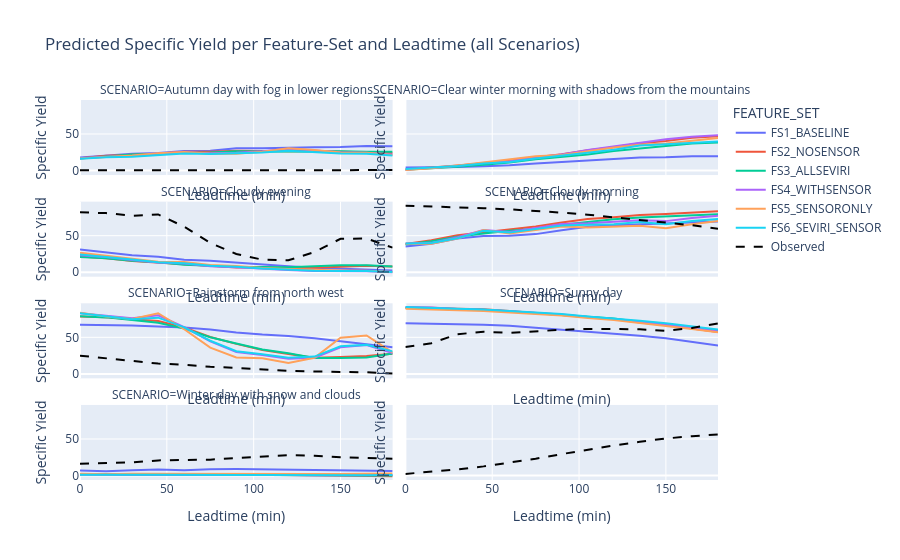
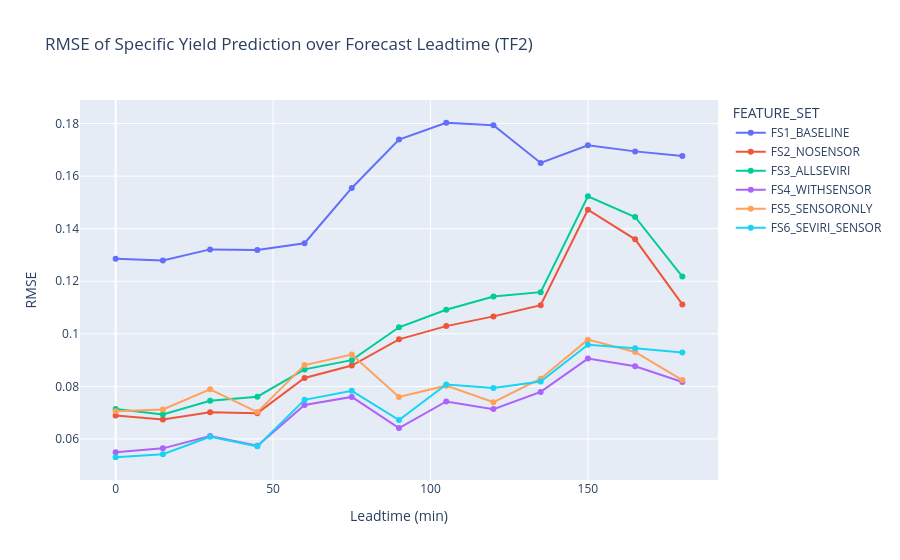
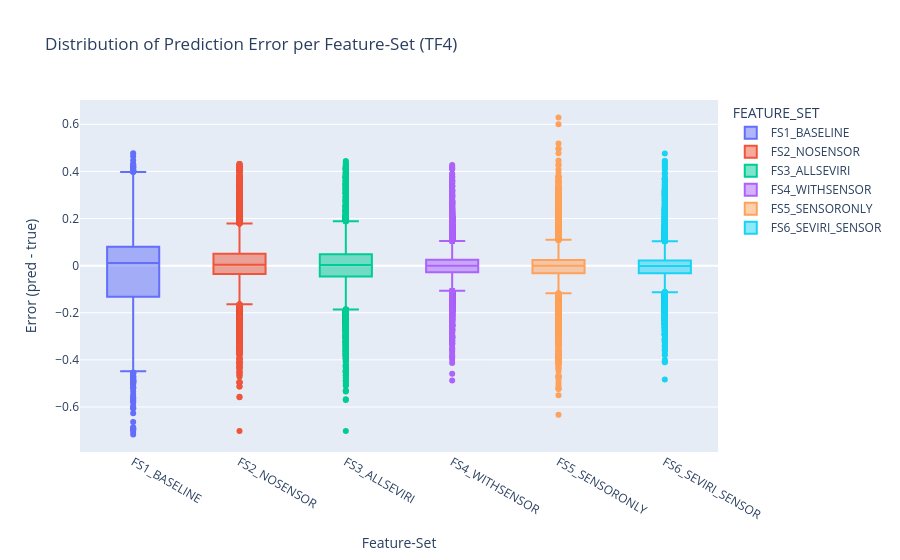

The cell these charts' notebook holds for them, in order:
### Markdown cell above
### Diagrams

### Code cell
# group per scenario / feature-set / leadtime -> sum over all PV feeders
df_grouped = df_all.groupby(["SCENARIO", "FEATURE_SET", "LEADTIME_MIN"])[["SPECIFIC_YIELD", "SPECIFIC_YIELD_PREDICTION"]].sum().reset_index()

fig = px.line(df_grouped, x="LEADTIME_MIN", y="SPECIFIC_YIELD_PREDICTION", color="FEATURE_SET",
               facet_col="SCENARIO", facet_col_wrap=2,
               title="Predicted Specific Yield per Feature-Set and Leadtime (all Scenarios)")

# observed/true values as a dashed black reference line per facet
# loop trough scenarios because px does not support mixing two y-columns easily)
scenarios = df_grouped["SCENARIO"].unique()
for i, scen in enumerate(scenarios):
    obs = df_grouped[(df_grouped["SCENARIO"] == scen) & (df_grouped["FEATURE_SET"] == df_grouped["FEATURE_SET"].iloc[0])]
    fig.add_scatter(x=obs["LEADTIME_MIN"], y=obs["SPECIFIC_YIELD"], mode="lines",
                     name="Observed" if i == 0 else None, showlegend=(i == 0),
                     line=dict(color="black", dash="dash"),
                     row=(i // 2) + 1, col=(i % 2) + 1)

fig.update_yaxes(title_text="Specific Yield")
fig.update_xaxes(title_text="Leadtime (min)")
fig.show()
fig.write_html(result_path + "/prediction_timeseries_all_scenarios.html")  # keep interactive version as result

# Diagram: for research question TF2 - error vs leadtime per feature-set

def calc_rmse(group):
    return np.sqrt(np.mean((group["SPECIFIC_YIELD"] - group["SPECIFIC_YIELD_PREDICTION"])**2))

rmse_per_leadtime = df_all.groupby(["FEATURE_SET", "LEADTIME_MIN"]).apply(calc_rmse).reset_index(name="RMSE")

fig2 = px.line(rmse_per_leadtime, x="LEADTIME_MIN", y="RMSE", color="FEATURE_SET",
                title="RMSE of Specific Yield Prediction over Forecast Leadtime (TF2)",
                markers=True)
fig2.update_xaxes(title_text="Leadtime (min)")
fig2.update_yaxes(title_text="RMSE")
fig2.show()
fig2.write_html(result_path + "/prediction_timeseries_error_vs_leadtime_per_feature-set.html")  # keep interactive version as result

# %% [markdown]
# ### NEW: Diagram for research question TF4 - feature-set comparison (boxplot of errors)
# quick overview which feature-set has the lowest spread of errors across all scenarios

# %%
fig3 = px.box(df_all, x="FEATURE_SET", y="SPECIFIC_YIELD_ERROR", color="FEATURE_SET",
               title="Distribution of Prediction Error per Feature-Set (TF4)")
fig3.update_xaxes(title_text="Feature-Set")
fig3.update_yaxes(title_text="Error (pred - true)")
fig3.show()
fig3.write_html(result_path + "/prediction_timeseries_feature-set_comparison.html")  # keep interactive version as result

# save the big result dataframe for further analysis / thesis appendix
df_all.to_csv(result_path + "/prediction_results_all_scenarios_featuresets.csv", index=False)

### Figure 1 — Plotly figure (JSON) as saved in the notebook; plotly's stock layout.template omitted (floating-point values rounded to 4 significant figures)
{"data": [{"hovertemplate": "FEATURE_SET=FS1_BASELINE<br>SCENARIO=Autumn day with fog in lower regions<br>LEADTIME_MIN=%{x}<br>SPECIFIC_YIELD_PREDICTION=%{y}<extra></extra>", "legendgroup": "FS1_BASELINE", "line": {"color": "#636efa", "dash": "solid"}, "marker": {"symbol": "circle"}, "mode": "lines", "name": "FS1_BASELINE", "orientation": "v", "showlegend": true, "type": "scatter", "x": [0, 15, 30, 45, 60, 75, 90, 105, 120, 135, 150, 165, 180], "xaxis": "x7", "y": [17.82, 20.16, 22.87, 24.13, 26.64, 27.17, 30.44, 30.55, 30.74, 31.89, 32.16, 33.62, 33.25], "yaxis": "y7"}, {"hovertemplate": "FEATURE_SET=FS1_BASELINE<br>SCENARIO=Clear winter morning with shadows from the mountains<br>LEADTIME_MIN=%{x}<br>SPECIFIC_YIELD_PREDICTION=%{y}<extra></extra>", "legendgroup": "FS1_BASELINE", "line": {"color": "#636efa", "dash": "solid"}, "marker": {"symbol": "circle"}, "mode": "lines", "name": "FS1_BASELINE", "orientation": "v", "showlegend": false, "type": "scatter", "x": [0, 15, 30, 45, 60, 75, 90, 105, 120, 135, 150, 165, 180], "xaxis": "x8", "y": [4.203, 4.237, 5.039, 5.912, 7.146, 9.592, 11.93, 13.61, 15.75, 17.96, 18.38, 19.63, 19.76], "yaxis": "y8"}, {"hovertemplate": "FEATURE_SET=FS1_BASELINE<br>SCENARIO=Cloudy evening<br>LEADTIME_MIN=%{x}<br>SPECIFIC_YIELD_PREDICTION=%{y}<extra></extra>", "legendgroup": "FS1_BASELINE", "line": {"color": "#636efa", "dash": "solid"}, "marker": {"symbol": "circle"}, "mode": "lines", "name": "FS1_BASELINE", "orientation": "v", "showlegend": false, "type": "scatter", "x": [0, 15, 30, 45, 60, 75, 90, 105, 120, 135, 150, 165, 180], "xaxis": "x5", "y": [31.2, 26.96, 23.4, 21.25, 17.02, 15.66, 12.96, 10.22, 8.357, 6.171, 4.877, 3.768, 2.507], "yaxis": "y5"}, {"hovertemplate": "FEATURE_SET=FS1_BASELINE<br>SCENARIO=Cloudy morning<br>LEADTIME_MIN=%{x}<br>SPECIFIC_YIELD_PREDICTION=%{y}<extra></extra>", "legendgroup": "FS1_BASELINE", "line": {"color": "#636efa", "dash": "solid"}, "marker": {"symbol": "circle"}, "mode": "lines", "name": "FS1_BASELINE", "orientation": "v", "showlegend": false, "type": "scatter", "x": [0, 15, 30, 45, 60, 75, 90, 105, 120, 135, 150, 165, 180], "xaxis": "x6", "y": [35.21, 38.83, 46.02, 49.44, 49.98, 52.14, 57.43, 62.33, 64.28, 65.64, 66.55, 68.01, 69.29], "yaxis": "y6"}, {"hovertemplate": "FEATURE_SET=FS1_BASELINE<br>SCENARIO=Rainstorm from north west<br>LEADTIME_MIN=%{x}<br>SPECIFIC_YIELD_PREDICTION=%{y}<extra></extra>", "legendgroup": "FS1_BASELINE", "line": {"color": "#636efa", "dash": "solid"}, "marker": {"symbol": "circle"}, "mode": "lines", "name": "FS1_BASELINE", "orientation": "v", "showlegend": false, "type": "scatter", "x": [0, 15, 30, 45, 60, 75, 90, 105, 120, 135, 150, 165, 180], "xaxis": "x3", "y": [67.12, 66.76, 66.05, 64.81, 63.28, 60.68, 56.62, 53.73, 51.98, 48.63, 44.57, 40.59, 36.4], "yaxis": "y3"}, {"hovertemplate": "FEATURE_SET=FS1_BASELINE<br>SCENARIO=Sunny day<br>LEADTIME_MIN=%{x}<br>SPECIFIC_YIELD_PREDICTION=%{y}<extra></extra>", "legendgroup": "FS1_BASELINE", "line": {"color": "#636efa", "dash": "solid"}, "marker": {"symbol": "circle"}, "mode": "lines", "name": "FS1_BASELINE", "orientation": "v", "showlegend": false, "type": "scatter", "x": [0, 15, 30, 45, 60, 75, 90, 105, 120, 135, 150, 165, 180], "xaxis": "x4", "y": [69.34, 68.99, 68.28, 67.28, 65.75, 63.19, 60.59, 57.14, 55.45, 52.1, 48.89, 44.01, 38.87], "yaxis": "y4"}, {"hovertemplate": "FEATURE_SET=FS1_BASELINE<br>SCENARIO=Winter day with snow and clouds<br>LEADTIME_MIN=%{x}<br>SPECIFIC_YIELD_PREDICTION=%{y}<extra></extra>", "legendgroup": "FS1_BASELINE", "line": {"color": "#636efa", "dash": "solid"}, "marker": {"symbol": "circle"}, "mode": "lines", "name": "FS1_BASELINE", "orientation": "v", "showlegend": false, "type": "scatter", "x": [0, 15, 30, 45, 60, 75, 90, 105, 120, 135, 150, 165, 180], "xaxis": "x", "y": [6.891, 6.03, 7.228, 8.114, 7.32, 8.708, 8.859, 8.526, 7.846, 6.984, 6.779, 6.519, 6.155], "yaxis": "y"}, {"hovertemplate": "FEATURE_SET=FS2_NOSENSOR<br>SCENARIO=Autumn day with fog in lower regions<br>LEADTIME_MIN=%{x}<br>SPECIFIC_YIELD_PREDICTION=%{y}<extra></extra>", "legendgroup": "FS2_NOSENSOR", "line": {"color": "#EF553B", "dash": "solid"}, "marker": {"symbol": "circle"}, "mode": "lines", "name": "FS2_NOSENSOR", "orientation": "v", "showlegend": true, "type": "scatter", "x": [0, 15, 30, 45, 60, 75, 90, 105, 120, 135, 150, 165, 180], "xaxis": "x7", "y": [16.96, 20.47, 21.55, 23.1, 25.78, 25.64, 27.17, 26.51, 26.53, 26.86, 25.85, 24.88, 24.18], "yaxis": "y7"}, {"hovertemplate": "FEATURE_SET=FS2_NOSENSOR<br>SCENARIO=Clear winter morning with shadows from the mountains<br>LEADTIME_MIN=%{x}<br>SPECIFIC_YIELD_PREDICTION=%{y}<extra></extra>", "legendgroup": "FS2_NOSENSOR", "line": {"color": "#EF553B", "dash": "solid"}, "marker": {"symbol": "circle"}, "mode": "lines", "name": "FS2_NOSENSOR", "orientation": "v", "showlegend": false, "type": "scatter", "x": [0, 15, 30, 45, 60, 75, 90, 105, 120, 135, 150, 165, 180], "xaxis": "x8", "y": [1.552, 3.959, 6.963, 10.13, 13.71, 18.18, 22.28, 27.86, 31.8, 37.5, 40.58, 44.76, 46.97], "yaxis": "y8"}, {"hovertemplate": "FEATURE_SET=FS2_NOSENSOR<br>SCENARIO=Cloudy evening<br>LEADTIME_MIN=%{x}<br>SPECIFIC_YIELD_PREDICTION=%{y}<extra></extra>", "legendgroup": "FS2_NOSENSOR", "line": {"color": "#EF553B", "dash": "solid"}, "marker": {"symbol": "circle"}, "mode": "lines", "name": "FS2_NOSENSOR", "orientation": "v", "showlegend": false, "type": "scatter", "x": [0, 15, 30, 45, 60, 75, 90, 105, 120, 135, 150, 165, 180], "xaxis": "x5", "y": [21.51, 19.19, 15.39, 13.23, 10.29, 8.288, 6.473, 6.601, 5.382, 6.072, 7.184, 8.991, 7.842], "yaxis": "y5"}, {"hovertemplate": "FEATURE_SET=FS2_NOSENSOR<br>SCENARIO=Cloudy morning<br>LEADTIME_MIN=%{x}<br>SPECIFIC_YIELD_PREDICTION=%{y}<extra></extra>", "legendgroup": "FS2_NOSENSOR", "line": {"color": "#EF553B", "dash": "solid"}, "marker": {"symbol": "circle"}, "mode": "lines", "name": "FS2_NOSENSOR", "orientation": "v", "showlegend": false, "type": "scatter", "x": [0, 15, 30, 45, 60, 75, 90, 105, 120, 135, 150, 165, 180], "xaxis": "x6", "y": [38.55, 43.78, 50.73, 54.94, 58.83, 62.46, 67.87, 72.65, 75.31, 78.18, 79.67, 81.9, 83.29], "yaxis": "y6"}, {"hovertemplate": "FEATURE_SET=FS2_NOSENSOR<br>SCENARIO=Rainstorm from north west<br>LEADTIME_MIN=%{x}<br>SPECIFIC_YIELD_PREDICTION=%{y}<extra></extra>", "legendgroup": "FS2_NOSENSOR", "line": {"color": "#EF553B", "dash": "solid"}, "marker": {"symbol": "circle"}, "mode": "lines", "name": "FS2_NOSENSOR", "orientation": "v", "showlegend": false, "type": "scatter", "x": [0, 15, 30, 45, 60, 75, 90, 105, 120, 135, 150, 165, 180], "xaxis": "x3", "y": [78.5, 77.53, 74.84, 72.28, 63.47, 50.37, 41.07, 32.67, 27.36, 22.22, 22.96, 24.31, 27.46], "yaxis": "y3"}, {"hovertemplate": "FEATURE_SET=FS2_NOSENSOR<br>SCENARIO=Sunny day<br>LEADTIME_MIN=%{x}<br>SPECIFIC_YIELD_PREDICTION=%{y}<extra></extra>", "legendgroup": "FS2_NOSENSOR", "line": {"color": "#EF553B", "dash": "solid"}, "marker": {"symbol": "circle"}, "mode": "lines", "name": "FS2_NOSENSOR", "orientation": "v", "showlegend": false, "type": "scatter", "x": [0, 15, 30, 45, 60, 75, 90, 105, 120, 135, 150, 165, 180], "xaxis": "x4", "y": [90.53, 90.46, 89.25, 88.25, 86.1, 83.31, 81.29, 78.16, 75.12, 70.41, 66.9, 62.08, 57.32], "yaxis": "y4"}, {"hovertemplate": "FEATURE_SET=FS2_NOSENSOR<br>SCENARIO=Winter day with snow and clouds<br>LEADTIME_MIN=%{x}<br>SPECIFIC_YIELD_PREDICTION=%{y}<extra></extra>", "legendgroup": "FS2_NOSENSOR", "line": {"color": "#EF553B", "dash": "solid"}, "marker": {"symbol": "circle"}, "mode": "lines", "name": "FS2_NOSENSOR", "orientation": "v", "showlegend": false, "type": "scatter", "x": [0, 15, 30, 45, 60, 75, 90, 105, 120, 135, 150, 165, 180], "xaxis": "x", "y": [1.801, 1.561, 1.668, 1.719, 1.591, 1.843, 1.348, 0.9831, 0.3932, 0.1078, -0.3039, -0.7719, -0.9603], "yaxis": "y"}, {"hovertemplate": "FEATURE_SET=FS3_ALLSEVIRI<br>SCENARIO=Autumn day with fog in lower regions<br>LEADTIME_MIN=%{x}<br>SPECIFIC_YIELD_PREDICTION=%{y}<extra></extra>", "legendgroup": "FS3_ALLSEVIRI", "line": {"color": "#00cc96", "dash": "solid"}, "marker": {"symbol": "circle"}, "mode": "lines", "name": "FS3_ALLSEVIRI", "orientation": "v", "showlegend": true, "type": "scatter", "x": [0, 15, 30, 45, 60, 75, 90, 105, 120, 135, 150, 165, 180], "xaxis": "x7", "y": [16.66, 19.54, 21.85, 22.72, 24.49, 24.79, 26.28, 25.99, 26.28, 27.1, 26.6, 25.73, 25.61], "yaxis": "y7"}, {"hovertemplate": "FEATURE_SET=FS3_ALLSEVIRI<br>SCENARIO=Clear winter morning with shadows from the mountains<br>LEADTIME_MIN=%{x}<br>SPECIFIC_YIELD_PREDICTION=%{y}<extra></extra>", "legendgroup": "FS3_ALLSEVIRI", "line": {"color": "#00cc96", "dash": "solid"}, "marker": {"symbol": "circle"}, "mode": "lines", "name": "FS3_ALLSEVIRI", "orientation": "v", "showlegend": false, "type": "scatter", "x": [0, 15, 30, 45, 60, 75, 90, 105, 120, 135, 150, 165, 180], "xaxis": "x8", "y": [1.325, 3.07, 5.295, 7.916, 11.11, 15.4, 18.8, 22.05, 26.85, 30.44, 33.13, 36.89, 38.34], "yaxis": "y8"}, {"hovertemplate": "FEATURE_SET=FS3_ALLSEVIRI<br>SCENARIO=Cloudy evening<br>LEADTIME_MIN=%{x}<br>SPECIFIC_YIELD_PREDICTION=%{y}<extra></extra>", "legendgroup": "FS3_ALLSEVIRI", "line": {"color": "#00cc96", "dash": "solid"}, "marker": {"symbol": "circle"}, "mode": "lines", "name": "FS3_ALLSEVIRI", "orientation": "v", "showlegend": false, "type": "scatter", "x": [0, 15, 30, 45, 60, 75, 90, 105, 120, 135, 150, 165, 180], "xaxis": "x5", "y": [20.91, 19.06, 15.87, 13.82, 10.3, 8.635, 7.39, 7.08, 6.92, 8.291, 9.661, 9.563, 7.94], "yaxis": "y5"}, {"hovertemplate": "FEATURE_SET=FS3_ALLSEVIRI<br>SCENARIO=Cloudy morning<br>LEADTIME_MIN=%{x}<br>SPECIFIC_YIELD_PREDICTION=%{y}<extra></extra>", "legendgroup": "FS3_ALLSEVIRI", "line": {"color": "#00cc96", "dash": "solid"}, "marker": {"symbol": "circle"}, "mode": "lines", "name": "FS3_ALLSEVIRI", "orientation": "v", "showlegend": false, "type": "scatter", "x": [0, 15, 30, 45, 60, 75, 90, 105, 120, 135, 150, 165, 180], "xaxis": "x6", "y": [37.89, 42.41, 48.43, 53.06, 56.6, 59.58, 65.11, 68.95, 72.46, 74.75, 76.08, 78.02, 79.29], "yaxis": "y6"}, {"hovertemplate": "FEATURE_SET=FS3_ALLSEVIRI<br>SCENARIO=Rainstorm from north west<br>LEADTIME_MIN=%{x}<br>SPECIFIC_YIELD_PREDICTION=%{y}<extra></extra>", "legendgroup": "FS3_ALLSEVIRI", "line": {"color": "#00cc96", "dash": "solid"}, "marker": {"symbol": "circle"}, "mode": "lines", "name": "FS3_ALLSEVIRI", "orientation": "v", "showlegend": false, "type": "scatter", "x": [0, 15, 30, 45, 60, 75, 90, 105, 120, 135, 150, 165, 180], "xaxis": "x3", "y": [78.83, 77.29, 73.6, 70.07, 61.89, 50.23, 41.69, 33.33, 28.37, 21.71, 21.77, 22.31, 27.89], "yaxis": "y3"}, {"hovertemplate": "FEATURE_SET=FS3_ALLSEVIRI<br>SCENARIO=Sunny day<br>LEADTIME_MIN=%{x}<br>SPECIFIC_YIELD_PREDICTION=%{y}<extra></extra>", "legendgroup": "FS3_ALLSEVIRI", "line": {"color": "#00cc96", "dash": "solid"}, "marker": {"symbol": "circle"}, "mode": "lines", "name": "FS3_ALLSEVIRI", "orientation": "v", "showlegend": false, "type": "scatter", "x": [0, 15, 30, 45, 60, 75, 90, 105, 120, 135, 150, 165, 180], "xaxis": "x4", "y": [89.96, 89.83, 88.79, 87.82, 85.58, 83.3, 81.1, 78.11, 75.62, 71.02, 67.22, 62.97, 58.49], "yaxis": "y4"}, {"hovertemplate": "FEATURE_SET=FS3_ALLSEVIRI<br>SCENARIO=Winter day with snow and clouds<br>LEADTIME_MIN=%{x}<br>SPECIFIC_YIELD_PREDICTION=%{y}<extra></extra>", "legendgroup": "FS3_ALLSEVIRI", "line": {"color": "#00cc96", "dash": "solid"}, "marker": {"symbol": "circle"}, "mode": "lines", "name": "FS3_ALLSEVIRI", "orientation": "v", "showlegend": false, "type": "scatter", "x": [0, 15, 30, 45, 60, 75, 90, 105, 120, 135, 150, 165, 180], "xaxis": "x", "y": [1.766, 1.622, 1.837, 1.736, 1.586, 1.734, 1.357, 0.9993, 0.409, 0.187, 0.003097, -0.115, 0.005594], "yaxis": "y"}, {"hovertemplate": "FEATURE_SET=FS4_WITHSENSOR<br>SCENARIO=Autumn day with fog in lower regions<br>LEADTIME_MIN=%{x}<br>SPECIFIC_YIELD_PREDICTION=%{y}<extra></extra>", "legendgroup": "FS4_WITHSENSOR", "line": {"color": "#ab63fa", "dash": "solid"}, "marker": {"symbol": "circle"}, "mode": "lines", "name": "FS4_WITHSENSOR", "orientation": "v", "showlegend": true, "type": "scatter", "x": [0, 15, 30, 45, 60, 75, 90, 105, 120, 135, 150, 165, 180], "xaxis": "x7", "y": [16.8, 18.84, 19.79, 23.32, 25.24, 23.8, 24.29, 26.37, 29.78, 27.36, 25.01, 24.3, 22.09], "yaxis": "y7"}, {"hovertemplate": "FEATURE_SET=FS4_WITHSENSOR<br>SCENARIO=Clear winter morning with shadows from the mountains<br>LEADTIME_MIN=%{x}<br>SPECIFIC_YIELD_PREDICTION=%{y}<extra></extra>", "legendgroup": "FS4_WITHSENSOR", "line": {"color": "#ab63fa", "dash": "solid"}, "marker": {"symbol": "circle"}, "mode": "lines", "name": "FS4_WITHSENSOR", "orientation": "v", "showlegend": false, "type": "scatter", "x": [0, 15, 30, 45, 60, 75, 90, 105, 120, 135, 150, 165, 180], "xaxis": "x8", "y": [1.104, 3.322, 6.259, 10.34, 12.88, 17.96, 22.17, 28.14, 32.85, 37.95, 42.92, 46.17, 48.28], "yaxis": "y8"}, {"hovertemplate": "FEATURE_SET=FS4_WITHSENSOR<br>SCENARIO=Cloudy evening<br>LEADTIME_MIN=%{x}<br>SPECIFIC_YIELD_PREDICTION=%{y}<extra></extra>", "legendgroup": "FS4_WITHSENSOR", "line": {"color": "#ab63fa", "dash": "solid"}, "marker": {"symbol": "circle"}, "mode": "lines", "name": "FS4_WITHSENSOR", "orientation": "v", "showlegend": false, "type": "scatter", "x": [0, 15, 30, 45, 60, 75, 90, 105, 120, 135, 150, 165, 180], "xaxis": "x5", "y": [23.39, 21.0, 16.75, 13.17, 12.11, 8.069, 6.739, 4.415, 2.926, 1.768, 1.527, 1.419, 0.1363], "yaxis": "y5"}, {"hovertemplate": "FEATURE_SET=FS4_WITHSENSOR<br>SCENARIO=Cloudy morning<br>LEADTIME_MIN=%{x}<br>SPECIFIC_YIELD_PREDICTION=%{y}<extra></extra>", "legendgroup": "FS4_WITHSENSOR", "line": {"color": "#ab63fa", "dash": "solid"}, "marker": {"symbol": "circle"}, "mode": "lines", "name": "FS4_WITHSENSOR", "orientation": "v", "showlegend": false, "type": "scatter", "x": [0, 15, 30, 45, 60, 75, 90, 105, 120, 135, 150, 165, 180], "xaxis": "x6", "y": [39.15, 40.19, 47.75, 57.7, 54.94, 60.84, 65.98, 66.93, 68.65, 71.25, 69.91, 74.3, 77.13], "yaxis": "y6"}, {"hovertemplate": "FEATURE_SET=FS4_WITHSENSOR<br>SCENARIO=Rainstorm from north west<br>LEADTIME_MIN=%{x}<br>SPECIFIC_YIELD_PREDICTION=%{y}<extra></extra>", "legendgroup": "FS4_WITHSENSOR", "line": {"color": "#ab63fa", "dash": "solid"}, "marker": {"symbol": "circle"}, "mode": "lines", "name": "FS4_WITHSENSOR", "orientation": "v", "showlegend": false, "type": "scatter", "x": [0, 15, 30, 45, 60, 75, 90, 105, 120, 135, 150, 165, 180], "xaxis": "x3", "y": [82.8, 79.06, 76.13, 80.1, 63.93, 44.38, 30.09, 25.74, 20.7, 22.0, 36.5, 39.4, 28.43], "yaxis": "y3"}, {"hovertemplate": "FEATURE_SET=FS4_WITHSENSOR<br>SCENARIO=Sunny day<br>LEADTIME_MIN=%{x}<br>SPECIFIC_YIELD_PREDICTION=%{y}<extra></extra>", "legendgroup": "FS4_WITHSENSOR", "line": {"color": "#ab63fa", "dash": "solid"}, "marker": {"symbol": "circle"}, "mode": "lines", "name": "FS4_WITHSENSOR", "orientation": "v", "showlegend": false, "type": "scatter", "x": [0, 15, 30, 45, 60, 75, 90, 105, 120, 135, 150, 165, 180], "xaxis": "x4", "y": [91.34, 90.76, 88.87, 87.76, 85.5, 83.55, 81.35, 77.95, 75.2, 70.99, 67.69, 63.04, 58.33], "yaxis": "y4"}, {"hovertemplate": "FEATURE_SET=FS4_WITHSENSOR<br>SCENARIO=Winter day with snow and clouds<br>LEADTIME_MIN=%{x}<br>SPECIFIC_YIELD_PREDICTION=%{y}<extra></extra>", "legendgroup": "FS4_WITHSENSOR", "line": {"color": "#ab63fa", "dash": "solid"}, "marker": {"symbol": "circle"}, "mode": "lines", "name": "FS4_WITHSENSOR", "orientation": "v", "showlegend": false, "type": "scatter", "x": [0, 15, 30, 45, 60, 75, 90, 105, 120, 135, 150, 165, 180], "xaxis": "x", "y": [1.282, 0.797, 1.172, 1.107, 0.8243, 1.058, 0.9923, 1.016, 0.6778, 0.5678, 0.5897, 0.7674, 0.8214], "yaxis": "y"}, {"hovertemplate": "FEATURE_SET=FS5_SENSORONLY<br>SCENARIO=Autumn day with fog in lower regions<br>LEADTIME_MIN=%{x}<br>SPECIFIC_YIELD_PREDICTION=%{y}<extra></extra>", "legendgroup": "FS5_SENSORONLY", "line": {"color": "#FFA15A", "dash": "solid"}, "marker": {"symbol": "circle"}, "mode": "lines", "name": "FS5_SENSORONLY", "orientation": "v", "showlegend": true, "type": "scatter", "x": [0, 15, 30, 45, 60, 75, 90, 105, 120, 135, 150, 165, 180], "xaxis": "x7", "y": [16.67, 18.59, 20.52, 23.82, 25.42, 23.18, 23.03, 25.7, 30.69, 28.06, 24.9, 24.42, 21.3], "yaxis": "y7"}, {"hovertemplate": "FEATURE_SET=FS5_SENSORONLY<br>SCENARIO=Clear winter morning with shadows from the mountains<br>LEADTIME_MIN=%{x}<br>SPECIFIC_YIELD_PREDICTION=%{y}<extra></extra>", "legendgroup": "FS5_SENSORONLY", "line": {"color": "#FFA15A", "dash": "solid"}, "marker": {"symbol": "circle"}, "mode": "lines", "name": "FS5_SENSORONLY", "orientation": "v", "showlegend": false, "type": "scatter", "x": [0, 15, 30, 45, 60, 75, 90, 105, 120, 135, 150, 165, 180], "xaxis": "x8", "y": [0.8277, 3.359, 6.979, 11.22, 14.76, 19.65, 21.18, 26.57, 31.54, 35.26, 37.06, 40.85, 44.62], "yaxis": "y8"}, {"hovertemplate": "FEATURE_SET=FS5_SENSORONLY<br>SCENARIO=Cloudy evening<br>LEADTIME_MIN=%{x}<br>SPECIFIC_YIELD_PREDICTION=%{y}<extra></extra>", "legendgroup": "FS5_SENSORONLY", "line": {"color": "#FFA15A", "dash": "solid"}, "marker": {"symbol": "circle"}, "mode": "lines", "name": "FS5_SENSORONLY", "orientation": "v", "showlegend": false, "type": "scatter", "x": [0, 15, 30, 45, 60, 75, 90, 105, 120, 135, 150, 165, 180], "xaxis": "x5", "y": [26.55, 22.82, 18.65, 14.5, 14.14, 10.08, 8.578, 5.889, 4.294, 2.836, 2.31, 2.04, 0.4956], "yaxis": "y5"}, {"hovertemplate": "FEATURE_SET=FS5_SENSORONLY<br>SCENARIO=Cloudy morning<br>LEADTIME_MIN=%{x}<br>SPECIFIC_YIELD_PREDICTION=%{y}<extra></extra>", "legendgroup": "FS5_SENSORONLY", "line": {"color": "#FFA15A", "dash": "solid"}, "marker": {"symbol": "circle"}, "mode": "lines", "name": "FS5_SENSORONLY", "orientation": "v", "showlegend": false, "type": "scatter", "x": [0, 15, 30, 45, 60, 75, 90, 105, 120, 135, 150, 165, 180], "xaxis": "x6", "y": [38.89, 38.86, 46.04, 57.6, 53.12, 57.82, 62.4, 61.29, 62.09, 63.58, 60.03, 65.69, 70.12], "yaxis": "y6"}, {"hovertemplate": "FEATURE_SET=FS5_SENSORONLY<br>SCENARIO=Rainstorm from north west<br>LEADTIME_MIN=%{x}<br>SPECIFIC_YIELD_PREDICTION=%{y}<extra></extra>", "legendgroup": "FS5_SENSORONLY", "line": {"color": "#FFA15A", "dash": "solid"}, "marker": {"symbol": "circle"}, "mode": "lines", "name": "FS5_SENSORONLY", "orientation": "v", "showlegend": false, "type": "scatter", "x": [0, 15, 30, 45, 60, 75, 90, 105, 120, 135, 150, 165, 180], "xaxis": "x3", "y": [83.62, 78.39, 75.11, 82.94, 61.03, 35.91, 22.47, 21.23, 15.04, 21.95, 49.6, 52.48, 29.38], "yaxis": "y3"}, {"hovertemplate": "FEATURE_SET=FS5_SENSORONLY<br>SCENARIO=Sunny day<br>LEADTIME_MIN=%{x}<br>SPECIFIC_YIELD_PREDICTION=%{y}<extra></extra>", "legendgroup": "FS5_SENSORONLY", "line": {"color": "#FFA15A", "dash": "solid"}, "marker": {"symbol": "circle"}, "mode": "lines", "name": "FS5_SENSORONLY", "orientation": "v", "showlegend": false, "type": "scatter", "x": [0, 15, 30, 45, 60, 75, 90, 105, 120, 135, 150, 165, 180], "xaxis": "x4", "y": [89.23, 88.57, 87.16, 86.0, 83.8, 81.92, 79.71, 76.3, 73.65, 69.55, 65.99, 61.51, 56.97], "yaxis": "y4"}, {"hovertemplate": "FEATURE_SET=FS5_SENSORONLY<br>SCENARIO=Winter day with snow and clouds<br>LEADTIME_MIN=%{x}<br>SPECIFIC_YIELD_PREDICTION=%{y}<extra></extra>", "legendgroup": "FS5_SENSORONLY", "line": {"color": "#FFA15A", "dash": "solid"}, "marker": {"symbol": "circle"}, "mode": "lines", "name": "FS5_SENSORONLY", "orientation": "v", "showlegend": false, "type": "scatter", "x": [0, 15, 30, 45, 60, 75, 90, 105, 120, 135, 150, 165, 180], "xaxis": "x", "y": [2.318, 1.708, 2.339, 2.412, 2.001, 2.47, 2.432, 2.491, 2.298, 2.047, 1.945, 2.515, 2.878], "yaxis": "y"}, {"hovertemplate": "FEATURE_SET=FS6_SEVIRI_SENSOR<br>SCENARIO=Autumn day with fog in lower regions<br>LEADTIME_MIN=%{x}<br>SPECIFIC_YIELD_PREDICTION=%{y}<extra></extra>", "legendgroup": "FS6_SEVIRI_SENSOR", "line": {"color": "#19d3f3", "dash": "solid"}, "marker": {"symbol": "circle"}, "mode": "lines", "name": "FS6_SEVIRI_SENSOR", "orientation": "v", "showlegend": true, "type": "scatter", "x": [0, 15, 30, 45, 60, 75, 90, 105, 120, 135, 150, 165, 180], "xaxis": "x7", "y": [16.16, 18.22, 18.96, 21.75, 23.52, 22.54, 23.14, 24.71, 27.3, 25.1, 23.5, 22.93, 20.68], "yaxis": "y7"}, {"hovertemplate": "FEATURE_SET=FS6_SEVIRI_SENSOR<br>SCENARIO=Clear winter morning with shadows from the mountains<br>LEADTIME_MIN=%{x}<br>SPECIFIC_YIELD_PREDICTION=%{y}<extra></extra>", "legendgroup": "FS6_SEVIRI_SENSOR", "line": {"color": "#19d3f3", "dash": "solid"}, "marker": {"symbol": "circle"}, "mode": "lines", "name": "FS6_SEVIRI_SENSOR", "orientation": "v", "showlegend": false, "type": "scatter", "x": [0, 15, 30, 45, 60, 75, 90, 105, 120, 135, 150, 165, 180], "xaxis": "x8", "y": [2.312, 4.298, 6.267, 9.559, 11.84, 16.45, 19.98, 24.52, 28.45, 34.25, 36.07, 38.18, 39.63], "yaxis": "y8"}, {"hovertemplate": "FEATURE_SET=FS6_SEVIRI_SENSOR<br>SCENARIO=Cloudy evening<br>LEADTIME_MIN=%{x}<br>SPECIFIC_YIELD_PREDICTION=%{y}<extra></extra>", "legendgroup": "FS6_SEVIRI_SENSOR", "line": {"color": "#19d3f3", "dash": "solid"}, "marker": {"symbol": "circle"}, "mode": "lines", "name": "FS6_SEVIRI_SENSOR", "orientation": "v", "showlegend": false, "type": "scatter", "x": [0, 15, 30, 45, 60, 75, 90, 105, 120, 135, 150, 165, 180], "xaxis": "x5", "y": [24.17, 21.05, 17.35, 13.63, 12.37, 8.953, 7.59, 5.07, 3.405, 2.112, 1.793, 1.71, 0.202], "yaxis": "y5"}, {"hovertemplate": "FEATURE_SET=FS6_SEVIRI_SENSOR<br>SCENARIO=Cloudy morning<br>LEADTIME_MIN=%{x}<br>SPECIFIC_YIELD_PREDICTION=%{y}<extra></extra>", "legendgroup": "FS6_SEVIRI_SENSOR", "line": {"color": "#19d3f3", "dash": "solid"}, "marker": {"symbol": "circle"}, "mode": "lines", "name": "FS6_SEVIRI_SENSOR", "orientation": "v", "showlegend": false, "type": "scatter", "x": [0, 15, 30, 45, 60, 75, 90, 105, 120, 135, 150, 165, 180], "xaxis": "x6", "y": [39.3, 39.87, 46.42, 56.77, 54.19, 59.41, 63.84, 64.82, 65.63, 68.85, 65.78, 70.21, 72.73], "yaxis": "y6"}, {"hovertemplate": "FEATURE_SET=FS6_SEVIRI_SENSOR<br>SCENARIO=Rainstorm from north west<br>LEADTIME_MIN=%{x}<br>SPECIFIC_YIELD_PREDICTION=%{y}<extra></extra>", "legendgroup": "FS6_SEVIRI_SENSOR", "line": {"color": "#19d3f3", "dash": "solid"}, "marker": {"symbol": "circle"}, "mode": "lines", "name": "FS6_SEVIRI_SENSOR", "orientation": "v", "showlegend": false, "type": "scatter", "x": [0, 15, 30, 45, 60, 75, 90, 105, 120, 135, 150, 165, 180], "xaxis": "x3", "y": [82.8, 79.01, 74.81, 76.9, 63.7, 45.31, 30.95, 26.74, 22.15, 23.7, 37.86, 39.68, 30.81], "yaxis": "y3"}, {"hovertemplate": "FEATURE_SET=FS6_SEVIRI_SENSOR<br>SCENARIO=Sunny day<br>LEADTIME_MIN=%{x}<br>SPECIFIC_YIELD_PREDICTION=%{y}<extra></extra>", "legendgroup": "FS6_SEVIRI_SENSOR", "line": {"color": "#19d3f3", "dash": "solid"}, "marker": {"symbol": "circle"}, "mode": "lines", "name": "FS6_SEVIRI_SENSOR", "orientation": "v", "showlegend": false, "type": "scatter", "x": [0, 15, 30, 45, 60, 75, 90, 105, 120, 135, 150, 165, 180], "xaxis": "x4", "y": [91.41, 90.8, 89.21, 88.16, 86.12, 83.79, 81.91, 78.58, 76.16, 72.82, 69.41, 64.98, 60.79], "yaxis": "y4"}, {"hovertemplate": "FEATURE_SET=FS6_SEVIRI_SENSOR<br>SCENARIO=Winter day with snow and clouds<br>LEADTIME_MIN=%{x}<br>SPECIFIC_YIELD_PREDICTION=%{y}<extra></extra>", "legendgroup": "FS6_SEVIRI_SENSOR", "line": {"color": "#19d3f3", "dash": "solid"}, "marker": {"symbol": "circle"}, "mode": "lines", "name": "FS6_SEVIRI_SENSOR", "orientation": "v", "showlegend": false, "type": "scatter", "x": [0, 15, 30, 45, 60, 75, 90, 105, 120, 135, 150, 165, 180], "xaxis": "x", "y": [1.127, 0.6874, 1.073, 1.037, 0.6179, 0.7259, 0.5988, 0.8462, 0.5355, 0.3774, 0.3779, 0.5728, 0.7611], "yaxis": "y"}, {"line": {"color": "black", "dash": "dash"}, "mode": "lines", "name": "Observed", "showlegend": true, "type": "scatter", "x": [0, 15, 30, 45, 60, 75, 90, 105, 120, 135, 150, 165, 180], "xaxis": "x", "y": [15.96, 16.97, 17.96, 20.71, 21.49, 21.75, 23.91, 25.37, 27.72, 27.22, 25.1, 24.21, 23.04], "yaxis": "y"}, {"line": {"color": "black", "dash": "dash"}, "mode": "lines", "showlegend": false, "type": "scatter", "x": [0, 15, 30, 45, 60, 75, 90, 105, 120, 135, 150, 165, 180], "xaxis": "x2", "y": [2.25, 4.842, 8.391, 12.53, 17.45, 23.01, 29.33, 35.61, 41.14, 46.18, 50.69, 53.78, 56.2], "yaxis": "y2"}, {"line": {"color": "black", "dash": "dash"}, "mode": "lines", "showlegend": false, "type": "scatter", "x": [0, 15, 30, 45, 60, 75, 90, 105, 120, 135, 150, 165, 180], "xaxis": "x3", "y": [24.95, 21.02, 17.1, 14.1, 12.46, 9.734, 8.283, 6.02, 4.159, 3.283, 2.833, 2.181, 0.3933], "yaxis": "y3"}, {"line": {"color": "black", "dash": "dash"}, "mode": "lines", "showlegend": false, "type": "scatter", "x": [0, 15, 30, 45, 60, 75, 90, 105, 120, 135, 150, 165, 180], "xaxis": "x4", "y": [36.75, 41.97, 54.26, 57.57, 56.09, 58.56, 60.34, 61.52, 61.34, 61.04, 59.01, 62.7, 69.09], "yaxis": "y4"}, {"line": {"color": "black", "dash": "dash"}, "mode": "lines", "showlegend": false, "type": "scatter", "x": [0, 15, 30, 45, 60, 75, 90, 105, 120, 135, 150, 165, 180], "xaxis": "x5", "y": [81.91, 80.85, 77.27, 79.05, 62.28, 40.07, 24.95, 17.15, 16.33, 27.53, 45.79, 46.04, 33.67], "yaxis": "y5"}, {"line": {"color": "black", "dash": "dash"}, "mode": "lines", "showlegend": false, "type": "scatter", "x": [0, 15, 30, 45, 60, 75, 90, 105, 120, 135, 150, 165, 180], "xaxis": "x6", "y": [90.89, 89.95, 88.98, 87.67, 85.96, 83.95, 81.53, 78.69, 75.24, 71.94, 68.3, 64.27, 59.56], "yaxis": "y6"}, {"line": {"color": "black", "dash": "dash"}, "mode": "lines", "showlegend": false, "type": "scatter", "x": [0, 15, 30, 45, 60, 75, 90, 105, 120, 135, 150, 165, 180], "xaxis": "x7", "y": [0.4325, 0.3557, 0.4074, 0.407, 0.3951, 0.4139, 0.4669, 0.5248, 0.5016, 0.4819, 0.5872, 0.7365, 0.6714], "yaxis": "y7"}], "layout": {"annotations": [{"font": {}, "showarrow": false, "text": "SCENARIO=Winter day with snow and clouds", "x": 0.245, "xanchor": "center", "xref": "paper", "y": 0.1975, "yanchor": "bottom", "yref": "paper"}, {"font": {}, "showarrow": false, "text": "SCENARIO=Rainstorm from north west", "x": 0.245, "xanchor": "center", "xref": "paper", "y": 0.465, "yanchor": "bottom", "yref": "paper"}, {"font": {}, "showarrow": false, "text": "SCENARIO=Sunny day", "x": 0.755, "xanchor": "center", "xref": "paper", "y": 0.465, "yanchor": "bottom", "yref": "paper"}, {"font": {}, "showarrow": false, "text": "SCENARIO=Cloudy evening", "x": 0.245, "xanchor": "center", "xref": "paper", "y": 0.7325, "yanchor": "bottom", "yref": "paper"}, {"font": {}, "showarrow": false, "text": "SCENARIO=Cloudy morning", "x": 0.755, "xanchor": "center", "xref": "paper", "y": 0.7325, "yanchor": "bottom", "yref": "paper"}, {"font": {}, "showarrow": false, "text": "SCENARIO=Autumn day with fog in lower regions", "x": 0.245, "xanchor": "center", "xref": "paper", "y": 1, "yanchor": "bottom", "yref": "paper"}, {"font": {}, "showarrow": false, "text": "SCENARIO=Clear winter morning with shadows from the mountains", "x": 0.755, "xanchor": "center", "xref": "paper", "y": 1, "yanchor": "bottom", "yref": "paper"}], "legend": {"title": {"text": "FEATURE_SET"}, "tracegroupgap": 0}, "title": {"text": "Predicted Specific Yield per Feature-Set and Leadtime (all Scenarios)"}, "xaxis": {"anchor": "y", "domain": [0, 0.49], "title": {"text": "Leadtime (min)"}}, "xaxis2": {"anchor": "y2", "domain": [0.51, 1], "matches": "x", "title": {"text": "Leadtime (min)"}}, "xaxis3": {"anchor": "y3", "domain": [0, 0.49], "matches": "x", "showticklabels": false, "title": {"text": "Leadtime (min)"}}, "xaxis4": {"anchor": "y4", "domain": [0.51, 1], "matches": "x", "showticklabels": false, "title": {"text": "Leadtime (min)"}}, "xaxis5": {"anchor": "y5", "domain": [0, 0.49], "matches": "x", "showticklabels": false, "title": {"text": "Leadtime (min)"}}, "xaxis6": {"anchor": "y6", "domain": [0.51, 1], "matches": "x", "showticklabels": false, "title": {"text": "Leadtime (min)"}}, "xaxis7": {"anchor": "y7", "domain": [0, 0.49], "matches": "x", "showticklabels": false, "title": {"text": "Leadtime (min)"}}, "xaxis8": {"anchor": "y8", "domain": [0.51, 1], "matches": "x", "showticklabels": false, "title": {"text": "Leadtime (min)"}}, "yaxis": {"anchor": "x", "domain": [0, 0.1975], "title": {"text": "Specific Yield"}}, "yaxis2": {"anchor": "x2", "domain": [0, 0.1975], "matches": "y", "showticklabels": false, "title": {"text": "Specific Yield"}}, "yaxis3": {"anchor": "x3", "domain": [0.2675, 0.465], "matches": "y", "title": {"text": "Specific Yield"}}, "yaxis4": {"anchor": "x4", "domain": [0.2675, 0.465], "matches": "y", "showticklabels": false, "title": {"text": "Specific Yield"}}, "yaxis5": {"anchor": "x5", "domain": [0.535, 0.7325], "matches": "y", "title": {"text": "Specific Yield"}}, "yaxis6": {"anchor": "x6", "domain": [0.535, 0.7325], "matches": "y", "showticklabels": false, "title": {"text": "Specific Yield"}}, "yaxis7": {"anchor": "x7", "domain": [0.8025, 1], "matches": "y", "title": {"text": "Specific Yield"}}, "yaxis8": {"anchor": "x8", "domain": [0.8025, 1], "matches": "y", "showticklabels": false, "title": {"text": "Specific Yield"}}}}

### Figure 2 — Plotly figure (JSON) as saved in the notebook; plotly's stock layout.template omitted (floating-point values rounded to 4 significant figures)
{"data": [{"hovertemplate": "FEATURE_SET=FS1_BASELINE<br>LEADTIME_MIN=%{x}<br>RMSE=%{y}<extra></extra>", "legendgroup": "FS1_BASELINE", "line": {"color": "#636efa", "dash": "solid"}, "marker": {"symbol": "circle"}, "mode": "lines+markers", "name": "FS1_BASELINE", "orientation": "v", "showlegend": true, "type": "scatter", "x": [0, 15, 30, 45, 60, 75, 90, 105, 120, 135, 150, 165, 180], "xaxis": "x", "y": [0.1285, 0.1279, 0.1321, 0.1318, 0.1345, 0.1555, 0.1739, 0.1803, 0.1793, 0.165, 0.1717, 0.1694, 0.1676], "yaxis": "y"}, {"hovertemplate": "FEATURE_SET=FS2_NOSENSOR<br>LEADTIME_MIN=%{x}<br>RMSE=%{y}<extra></extra>", "legendgroup": "FS2_NOSENSOR", "line": {"color": "#EF553B", "dash": "solid"}, "marker": {"symbol": "circle"}, "mode": "lines+markers", "name": "FS2_NOSENSOR", "orientation": "v", "showlegend": true, "type": "scatter", "x": [0, 15, 30, 45, 60, 75, 90, 105, 120, 135, 150, 165, 180], "xaxis": "x", "y": [0.06891, 0.0674, 0.07012, 0.06981, 0.08321, 0.08792, 0.0979, 0.1029, 0.1066, 0.1109, 0.1472, 0.1359, 0.1112], "yaxis": "y"}, {"hovertemplate": "FEATURE_SET=FS3_ALLSEVIRI<br>LEADTIME_MIN=%{x}<br>RMSE=%{y}<extra></extra>", "legendgroup": "FS3_ALLSEVIRI", "line": {"color": "#00cc96", "dash": "solid"}, "marker": {"symbol": "circle"}, "mode": "lines+markers", "name": "FS3_ALLSEVIRI", "orientation": "v", "showlegend": true, "type": "scatter", "x": [0, 15, 30, 45, 60, 75, 90, 105, 120, 135, 150, 165, 180], "xaxis": "x", "y": [0.07142, 0.06926, 0.07454, 0.07607, 0.08646, 0.08998, 0.1025, 0.1092, 0.1142, 0.1158, 0.1523, 0.1445, 0.1218], "yaxis": "y"}, {"hovertemplate": "FEATURE_SET=FS4_WITHSENSOR<br>LEADTIME_MIN=%{x}<br>RMSE=%{y}<extra></extra>", "legendgroup": "FS4_WITHSENSOR", "line": {"color": "#ab63fa", "dash": "solid"}, "marker": {"symbol": "circle"}, "mode": "lines+markers", "name": "FS4_WITHSENSOR", "orientation": "v", "showlegend": true, "type": "scatter", "x": [0, 15, 30, 45, 60, 75, 90, 105, 120, 135, 150, 165, 180], "xaxis": "x", "y": [0.05491, 0.05641, 0.0611, 0.05736, 0.07291, 0.07599, 0.06413, 0.07425, 0.07134, 0.07789, 0.09058, 0.08768, 0.08166], "yaxis": "y"}, {"hovertemplate": "FEATURE_SET=FS5_SENSORONLY<br>LEADTIME_MIN=%{x}<br>RMSE=%{y}<extra></extra>", "legendgroup": "FS5_SENSORONLY", "line": {"color": "#FFA15A", "dash": "solid"}, "marker": {"symbol": "circle"}, "mode": "lines+markers", "name": "FS5_SENSORONLY", "orientation": "v", "showlegend": true, "type": "scatter", "x": [0, 15, 30, 45, 60, 75, 90, 105, 120, 135, 150, 165, 180], "xaxis": "x", "y": [0.07052, 0.07123, 0.07886, 0.07021, 0.08809, 0.09213, 0.07595, 0.08026, 0.07398, 0.08291, 0.09778, 0.09311, 0.08241], "yaxis": "y"}, {"hovertemplate": "FEATURE_SET=FS6_SEVIRI_SENSOR<br>LEADTIME_MIN=%{x}<br>RMSE=%{y}<extra></extra>", "legendgroup": "FS6_SEVIRI_SENSOR", "line": {"color": "#19d3f3", "dash": "solid"}, "marker": {"symbol": "circle"}, "mode": "lines+markers", "name": "FS6_SEVIRI_SENSOR", "orientation": "v", "showlegend": true, "type": "scatter", "x": [0, 15, 30, 45, 60, 75, 90, 105, 120, 135, 150, 165, 180], "xaxis": "x", "y": [0.05303, 0.0542, 0.06078, 0.05717, 0.07488, 0.07829, 0.06721, 0.08072, 0.07941, 0.08182, 0.09584, 0.09453, 0.09292], "yaxis": "y"}], "layout": {"legend": {"title": {"text": "FEATURE_SET"}, "tracegroupgap": 0}, "title": {"text": "RMSE of Specific Yield Prediction over Forecast Leadtime (TF2)"}, "xaxis": {"anchor": "y", "domain": [0, 1], "title": {"text": "Leadtime (min)"}}, "yaxis": {"anchor": "x", "domain": [0, 1], "title": {"text": "RMSE"}}}}

### Figure 3 — Plotly figure (JSON) as saved in the notebook; plotly's stock layout.template omitted (floating-point values rounded to 4 significant figures; data arrays with more than 128 entries replaced by an {"elided": "..."} marker saying what was removed)
{"data": [{"alignmentgroup": "True", "hovertemplate": "FEATURE_SET=%{x}<br>SPECIFIC_YIELD_ERROR=%{y}<extra></extra>", "legendgroup": "FS1_BASELINE", "marker": {"color": "#636efa"}, "name": "FS1_BASELINE", "notched": false, "offsetgroup": "FS1_BASELINE", "orientation": "v", "showlegend": true, "type": "box", "x": {"elided": "11412 str values"}, "x0": " ", "xaxis": "x", "y": {"elided": "11412 float values"}, "y0": " ", "yaxis": "y"}, {"alignmentgroup": "True", "hovertemplate": "FEATURE_SET=%{x}<br>SPECIFIC_YIELD_ERROR=%{y}<extra></extra>", "legendgroup": "FS2_NOSENSOR", "marker": {"color": "#EF553B"}, "name": "FS2_NOSENSOR", "notched": false, "offsetgroup": "FS2_NOSENSOR", "orientation": "v", "showlegend": true, "type": "box", "x": {"elided": "11412 str values"}, "x0": " ", "xaxis": "x", "y": {"elided": "11412 float values"}, "y0": " ", "yaxis": "y"}, {"alignmentgroup": "True", "hovertemplate": "FEATURE_SET=%{x}<br>SPECIFIC_YIELD_ERROR=%{y}<extra></extra>", "legendgroup": "FS3_ALLSEVIRI", "marker": {"color": "#00cc96"}, "name": "FS3_ALLSEVIRI", "notched": false, "offsetgroup": "FS3_ALLSEVIRI", "orientation": "v", "showlegend": true, "type": "box", "x": {"elided": "11412 str values"}, "x0": " ", "xaxis": "x", "y": {"elided": "11412 float values"}, "y0": " ", "yaxis": "y"}, {"alignmentgroup": "True", "hovertemplate": "FEATURE_SET=%{x}<br>SPECIFIC_YIELD_ERROR=%{y}<extra></extra>", "legendgroup": "FS4_WITHSENSOR", "marker": {"color": "#ab63fa"}, "name": "FS4_WITHSENSOR", "notched": false, "offsetgroup": "FS4_WITHSENSOR", "orientation": "v", "showlegend": true, "type": "box", "x": {"elided": "11412 str values"}, "x0": " ", "xaxis": "x", "y": {"elided": "11412 float values"}, "y0": " ", "yaxis": "y"}, {"alignmentgroup": "True", "hovertemplate": "FEATURE_SET=%{x}<br>SPECIFIC_YIELD_ERROR=%{y}<extra></extra>", "legendgroup": "FS5_SENSORONLY", "marker": {"color": "#FFA15A"}, "name": "FS5_SENSORONLY", "notched": false, "offsetgroup": "FS5_SENSORONLY", "orientation": "v", "showlegend": true, "type": "box", "x": {"elided": "11412 str values"}, "x0": " ", "xaxis": "x", "y": {"elided": "11412 float values"}, "y0": " ", "yaxis": "y"}, {"alignmentgroup": "True", "hovertemplate": "FEATURE_SET=%{x}<br>SPECIFIC_YIELD_ERROR=%{y}<extra></extra>", "legendgroup": "FS6_SEVIRI_SENSOR", "marker": {"color": "#19d3f3"}, "name": "FS6_SEVIRI_SENSOR", "notched": false, "offsetgroup": "FS6_SEVIRI_SENSOR", "orientation": "v", "showlegend": true, "type": "box", "x": {"elided": "11412 str values"}, "x0": " ", "xaxis": "x", "y": {"elided": "11412 float values"}, "y0": " ", "yaxis": "y"}], "layout": {"boxmode": "overlay", "legend": {"title": {"text": "FEATURE_SET"}, "tracegroupgap": 0}, "title": {"text": "Distribution of Prediction Error per Feature-Set (TF4)"}, "xaxis": {"anchor": "y", "categoryarray": ["FS1_BASELINE", "FS2_NOSENSOR", "FS3_ALLSEVIRI", "FS4_WITHSENSOR", "FS5_SENSORONLY", "FS6_SEVIRI_SENSOR"], "categoryorder": "array", "domain": [0, 1], "title": {"text": "Feature-Set"}}, "yaxis": {"anchor": "x", "domain": [0, 1], "title": {"text": "Error (pred - true)"}}}}
